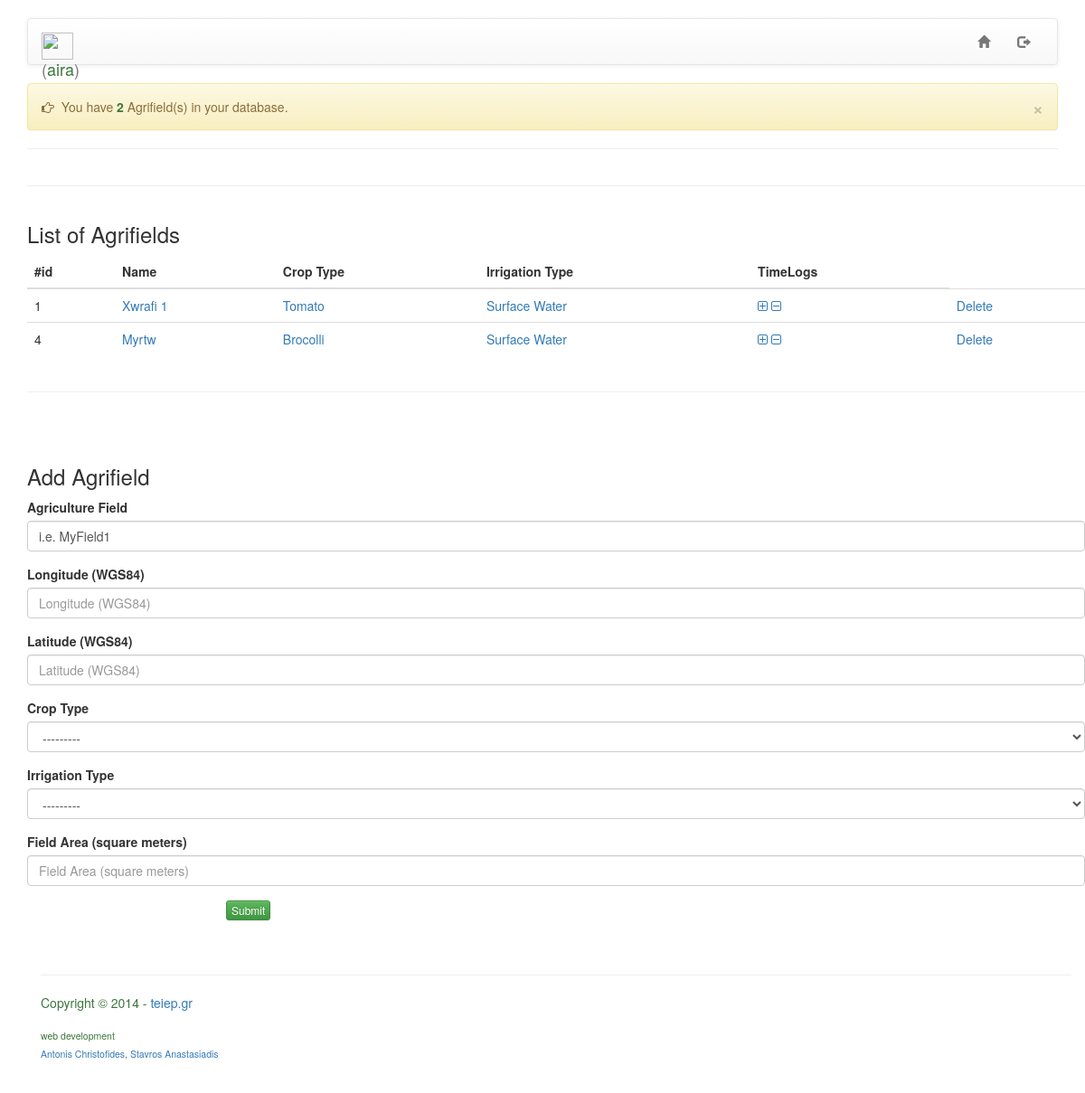
The page /create_agrifield (signed in) on the database as committed earlier.
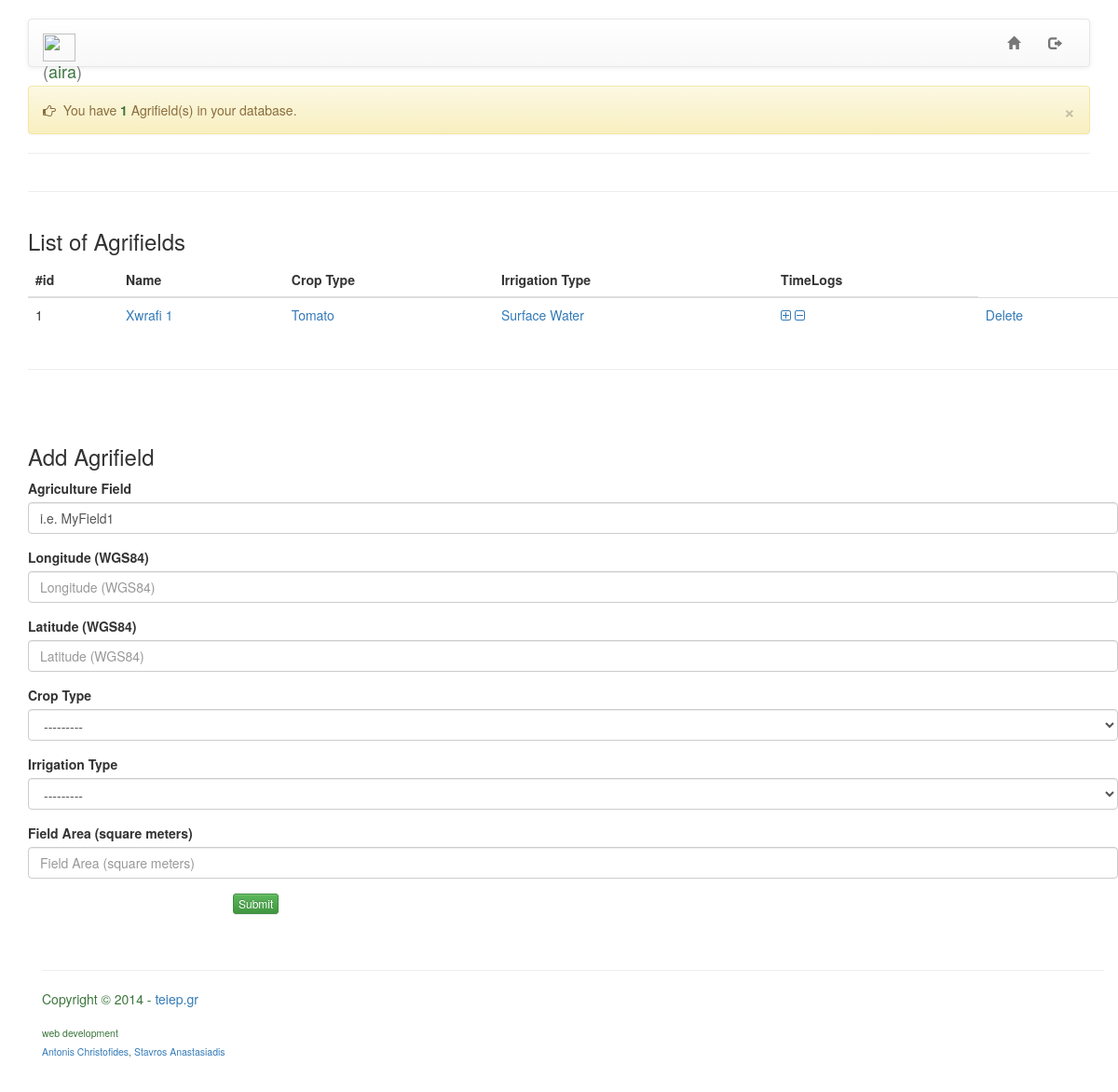
The same page on the database as committed later.
### aira/models.py (models this page shows, shortened)
class Agrifield(models.Model):
    owner = models.ForeignKey(User)
    name = models.CharField(max_length=255,
                            default='i.e. MyField1')
    lon = models.FloatField()
    lat = models.FloatField()
    ct = models.ForeignKey(CropType)
    irrt = models.ForeignKey(IrrigationType)
    area = models.FloatField()
    class Meta:
        ordering = ('-name',)
        verbose_name_plural = 'Agrifields'

class CropType(models.Model):
    ct_name = models.CharField(max_length=100)
    ct_coeff = models.DecimalField(max_digits=6, decimal_places=2)
    ct_rd = models.DecimalField(max_digits=6, decimal_places=2, default=0)
    class Meta:
        ordering = ('-ct_name',)
        verbose_name_plural = 'Crop Types'
    def __unicode__(self):
        return "CropType: {}".format(self.ct_name)

class IrrigationType(models.Model):
    irrt_name = models.CharField(max_length=100)
    irrt_eff = models.DecimalField(max_digits=2, decimal_places=2)
    class Meta:
        ordering = ('-irrt_name',)
        verbose_name_plural = 'Irrigation Types'
    def __unicode__(self):
        return "IrrigationType: {}".format(self.irrt_name)

### aira/views.py (the view, shortened to what this page needs)
class CreateAgrifield(CreateView):
    model = Agrifield
    form_class = AgrifieldForm
    success_url = "/home"
    def get_context_data(self, **kwargs):
        context = super(CreateAgrifield, self).get_context_data(**kwargs)
        try:
            context['agrifields'] = Agrifield.objects.filter(owner=self.request.user).all()
            context['fields_count'] = context['agrifields'].count()
        except Agrifield.DoesNotExist:
            context['agrifields'] = None
        return context

### aira/forms.py
class AgrifieldForm(forms.ModelForm):
    class Meta:
        model = Agrifield
        exclude = ('owner',)
        labels = {
            'name': _('Agriculture Field '),
            'lat': _('Latitude (WGS84)'),
            'lon': _('Longitude (WGS84)'),
            'ct': _('Crop Type'),
            'irrt': _('Irrigation Type'),
            'area': _('Field Area (square meters)')
        }

### aira/templates/aira/agrifield_form.html (shortened to what this page needs)
{% extends 'base.html' %}
{% load bootstrap3 %}
{% block content %}
<div class="alert alert-warning">
    <a href="#" class="close" data-dismiss="alert">&times;</a>
    <i class="fa fa-hand-o-right fa-1x"></i>&nbsp;  You have <b><span class="text text-success">{{fields_count}}</span></b> Agrifield(s) in your database.
</div>
<hr>
<div class="container">
    <div class="row">
      <hr>
        <div class="table-responsive">
        {% if agrifields %}
            <table class="table">
              <h3> List of Agrifields</h3>
                  <thead>
                    <tr>
                      <th>#id</th>
                      <th>Name</th>
                      <th>Crop Type</th>
                      <th>Irrigation Type</th>
                      <th>TimeLogs</th>
                    </tr>
                  </thead>
                  <tbody>
                    {% for f in agrifields  %}
                        <tr>
                          <td>{{ f.id }}</td>
                          <td><a href="{% url 'update_agrifield' f.id%}">{{f.name}}</a></td>
                          <td><a href="{% url 'update_agrifield' f.id%}">{{f.ct.ct_name}}</td>
                          <td><a href="{% url 'update_agrifield' f.id%}">{{f.irrt.irrt_name}}</a></td>
                          <td><a href="{% url 'create_irrlog' f.id %}"><i class="fa fa-plus-square-o"></i>&nbsp;<i class="fa fa-minus-square-o"></i></a></td>
                          <td><a href="{% url 'delete_agrifield' f.id %}">Delete </a></td>
                        </tr>
                    {% endfor %}
                  </tbody>
                </table>
        {% endif %}
        </div>
        <hr><br><br>
        <h3>Add Agrifield</h3>
        <div class="col-lg-12">
            <form method="post" role="form" class="form-horizontal">
                    {% bootstrap_form form layout='horizontal' %}
                    {% buttons %}
                    <div class="col-sm-offset-2 col-sm-10">
                        <button type="submit" class="btn btn-success btn-xs">Submit</button>
                    </div>
            {% endbuttons %}
            </form>
        </div>
</div>
{% endblock %}

### aira_project/templates/base.html (shortened to what this page needs)
{% load static %}
<!DOCTYPE html>
<html lang="en">
<head>
     <link rel="stylesheet" href="https://maxcdn.bootstrapcdn.com/bootstrap/3.2.0/css/bootstrap.min.css">
     <link rel="stylesheet" href="https://maxcdn.bootstrapcdn.com/bootstrap/3.2.0/css/bootstrap-theme.min.css">
     <link rel="stylesheet" href="//maxcdn.bootstrapcdn.com/font-awesome/4.2.0/css/font-awesome.min.css">
     <link rel="stylesheet" type="text/css" href="{% static 'css/custom.css' %}">
</head>
<body>
<div class="container">
  <div class="navbar navbar-default" role="navigation">
        <div class="container-fluid">
            <div class="navbar-header">
              <a class="navbar-brand" href="{% url 'welcome' %}">
                <img src="http://www.pd4pic.com/images/leaves-green-plant-nature.png" width="35" height="30">
                {% if user.is_authenticated %}
                (<span class="text-success">aira</span>)
                {% endif %}
                </a>
          </div>
    {% if user.is_authenticated %}
              <div class="navbar-collapse collapse">
                <ul class="nav navbar-nav navbar-right">
                    <li>
                      <a href="{% url 'home' %}"  rel="nofollow"><i class="glyphicon glyphicon-home"></i> </a> </li>
                    <li><a href="{% url 'django.contrib.auth.views.logout' %}"> <i class="glyphicon glyphicon-log-out"></i> </a></li>
                </ul>
             </div>
    {% endif %}
  </div>
</div>
    <div>
      	{% block content %}
      	{% endblock %}
    </div>
</div>
    <div class="footer">
      <div class="container">
        <br><br>
        <hr>
              <p class="text-success">Copyright &#169; 2014 - <a href="http://tegeo.teiep.gr/en/" target = "_blank">teiep.gr </a> <br>
<br>
                <sup>web development <br><a href="https://github.com/aptiko" target="_blank">Antonis Christofides</a>, <a href="http://fuzzyelements.com/" target="_blank">Stavros Anastasiadis</a></sup>
            </p>
      </div>
    </div>
</body>
</html>

### aira_project/static/css/custom.css (style rules this page uses)
body { padding-top: 20px; padding-bottom: 20px; }
.navbar { margin-bottom: 20px; }

Rows that differ between the two databases and show on the page:
removed Agrifield: id "4", name "Myrtw", ct.ct_name "Brocolli", irrt.irrt_name "Surface Water"
Other text that changed with them:
{{ fields_count }}: "2" → "1"
